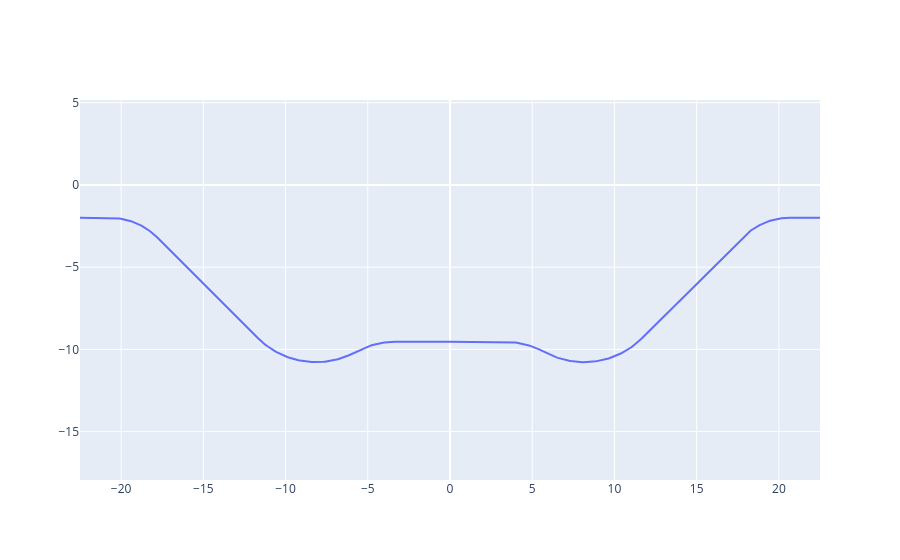

This figure's notebook cell:
### Code cell
lower_contour = shapely.line_merge(sg.MultiLineString(lower_contours))
plot_geom(lower_contour)

### Figure 1 — Plotly figure (JSON) as saved in the notebook; plotly's stock layout.template omitted (floating-point values rounded to 4 significant figures; data arrays with more than 128 entries replaced by an {"elided": "..."} marker saying what was removed)
{"data": [{"type": "scatter", "x": {"elided": "293 float values"}, "y": {"elided": "293 float values"}}], "layout": {"autosize": true, "xaxis": {"autorange": true, "domain": [0, 1], "range": [-35.98, 35.98], "type": "linear"}, "yaxis": {"autorange": true, "domain": [0, 1], "range": [-11.26, -1.512], "scaleanchor": "x", "scaleratio": 1, "type": "linear"}}}
